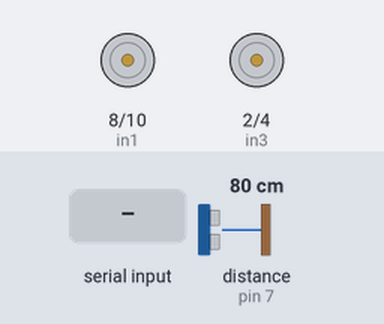
The sketch below on a simulated Arduino Uno, built with avr-gcc and run on an emulated ATmega328P. Parts: motor-driver pin pairs drawn as motors (green arrow = first pin HIGH = forward, orange = second pin HIGH = backward, longer = more drive, scaled by the enable pin). Wiring (inferred from the names in the program): ultrasonic range finder: trigger pin 6; echo pin 7. The test bench sets the inputs (shaded band); at power-on: distance to the obstacle (sensor on pin 7) 80 cm. The echo pulse lasts 58.3 µs per cm; what the sketch prints to the serial monitor is not drawn.

Above: at 1.2 s.
1.3 s: "B" received over Serial
At 3.5 s:
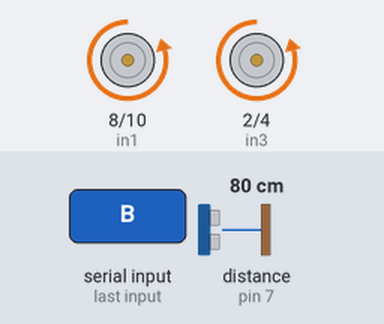
3.8 s: "F" received over Serial
At 5.8 s:
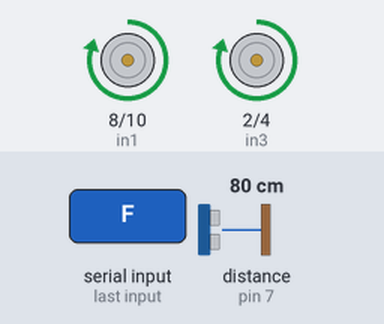
6.3 s: "R" received over Serial
At 8.5 s:
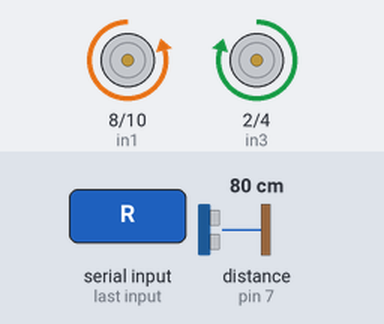
8.8 s: "L" received over Serial
At 10.8 s:
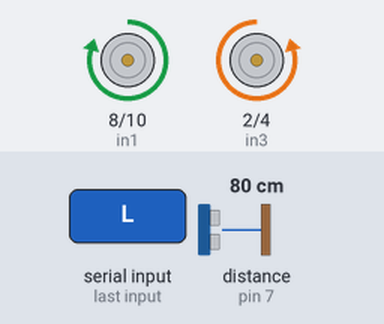
11.3 s: "Q" received over Serial
At 13.5 s:
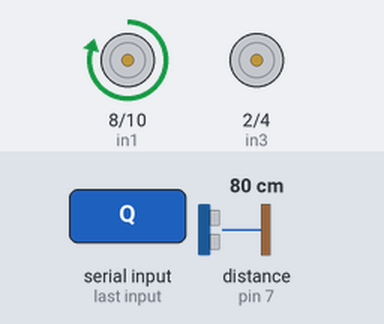
13.8 s: "E" received over Serial
At 15.7 s:
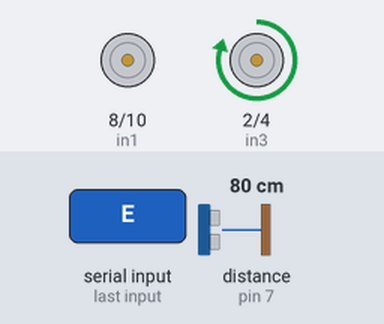
Timing chart, 0 to 17.2 s (numbered marks = the images above; inputs shaded):
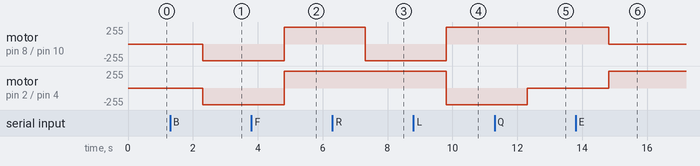

Measured:
- after the input at 1.3 s, motor on pin 8 (in1) / pin 10 (in2), motor on pin 2 (in3) / pin 4 (in4): stopped → backward 250/255 after 1.0 s
- after the input at 3.8 s, motor on pin 8 (in1) / pin 10 (in2), motor on pin 2 (in3) / pin 4 (in4): backward 250/255 → forward 250/255 after 1.0 s
- after the input at 6.3 s, motor on pin 8 (in1) / pin 10 (in2): forward 250/255 → backward 250/255 after 1.0 s
- after the input at 8.8 s, motor on pin 8 (in1) / pin 10 (in2): backward 250/255 → forward 250/255 after 1.0 s; motor on pin 2 (in3) / pin 4 (in4): forward 250/255 → backward 250/255 after 1.0 s
- after the input at 11.3 s, motor on pin 2 (in3) / pin 4 (in4): backward 250/255 → stopped after 1.0 s
- after the input at 13.8 s, motor on pin 8 (in1) / pin 10 (in2): forward 250/255 → stopped after 1.0 s; motor on pin 2 (in3) / pin 4 (in4): stopped → forward 250/255 after 1.0 s

The sketch:

blutooth_1.ino
```cpp
char phase;//to get the phase
char dataChar;
int flag;
// Right Side Motors
int enA = 9 , in1 = 8, in2 = 10;

// Left Side Motors
int enB = 3, in3 = 2, in4 = 4;

//ultrasonic
int trigPin = 6;
int echoPin = 7;
long duration;
int distance;

//reading data for the 3 infrared sensors //zero for black and 1 for white
int dataCenter, dataRight, dataLeft; //dataCenter for center sensor, dataRight for right sensor,dataLeft for left sensor

//pins of infrared sensors
int irCenter = 12, irRight = 13, irLeft = 11; // irCenter for center,irRight for right, irLeft for left;

//speed of moving

int speed;
void setup() {
  // put your setup code here, to run once:
  Serial.begin(9600);
  pinMode(enA , OUTPUT);
  pinMode(in1 , OUTPUT);
  pinMode(in2 , OUTPUT);
  pinMode(enB , OUTPUT);
  pinMode(in3 , OUTPUT);
  pinMode(in4 , OUTPUT);

  pinMode(trigPin, OUTPUT);
  pinMode(echoPin, INPUT);

  pinMode(irCenter, INPUT);
  pinMode(irRight, INPUT);
  pinMode(irLeft, INPUT);
}


void Stop()
{
  digitalWrite(in1, LOW);
  digitalWrite(in2, LOW);
  analogWrite(enA, 0);
  digitalWrite(in3, LOW);
  digitalWrite(in4, LOW);
  analogWrite(enB, 0);
}
void Reverse(int speed)
{
  digitalWrite(in1, LOW);
  digitalWrite(in2, HIGH);
  analogWrite(enA, speed);
  digitalWrite(in3, LOW);
  digitalWrite(in4, HIGH);
  analogWrite(enB, speed);
}

void Forward(int speed)
{
  digitalWrite(in1, HIGH);
  digitalWrite(in2, LOW);
  analogWrite(enA, speed);
  digitalWrite(in3, HIGH);
  digitalWrite(in4, LOW);
  analogWrite(enB, speed);
}

void Right(int speed)
{
  digitalWrite(in1, LOW);
  digitalWrite(in2, HIGH);
  analogWrite(enA, speed);
  digitalWrite(in3, HIGH);
  digitalWrite(in4, LOW);
  analogWrite(enB, speed);
}

void Left(int speed)
{
  digitalWrite(in1, HIGH);
  digitalWrite(in2, LOW);
  analogWrite(enA, speed);
  digitalWrite(in3, LOW);
  digitalWrite(in4, HIGH);
  analogWrite(enB, speed);
}

void ForwardLeft(int speed)
{
  digitalWrite(in1, HIGH);
  digitalWrite(in2, LOW);
  analogWrite(enA, speed);
  digitalWrite(in3, LOW);
  digitalWrite(in4, LOW);
  analogWrite(enB, 0);
}

void ForwardRight(int speed)
{
  digitalWrite(in1, LOW);
  digitalWrite(in2, LOW);
  analogWrite(enA, 0);
  digitalWrite(in3, HIGH);
  digitalWrite(in4, LOW);
  analogWrite(enB, speed);
}

void BackwardLeft(int speed)
{
  digitalWrite(in1, LOW);
  digitalWrite(in2, HIGH);
  analogWrite(enA, speed);
  digitalWrite(in3, LOW);
  digitalWrite(in4, LOW);
  analogWrite(enB, 0);
}

void BackwardRight(int speed)
{
  digitalWrite(in1, LOW);
  digitalWrite(in2, LOW);
  analogWrite(enA, 0);
  digitalWrite(in3, LOW);
  digitalWrite(in4, HIGH);
  analogWrite(enB, speed);
}

void LineTracking(int speed)
{
  dataCenter = digitalRead(irCenter);
  dataRight = digitalRead(irRight);
  dataLeft = digitalRead(irLeft);
  Serial.print("dataCenter  =   ");
  Serial.println(dataCenter);
  Serial.print("dataRight  =   ");
  Serial.println(dataRight);
  Serial.print("dataLeft  =   ");
  Serial.println(dataLeft);

  if (dataCenter == HIGH && dataRight == HIGH && dataLeft == HIGH) //the three sensors see white
  {
    //keep the same state nothing is changed
  }
  else if (dataCenter == LOW && dataRight == HIGH && dataLeft == HIGH) //the middle sees black while the others white
  { //forward
    Forward(speed);
  }
  else if (dataCenter == LOW && dataRight == HIGH && dataLeft == LOW) //the middle and left see black while the right sees others white
  { //FORWARD LEFT
    ForwardLeft(speed);
  }
  else if (dataCenter == LOW && dataRight == LOW && dataLeft == HIGH) //the middle and right see black while the left sees  white
  { // FORWARD RIGHT
    ForwardRight(speed);
  }
  else if (dataCenter == HIGH && dataRight == HIGH && dataLeft == LOW) //the middle and right see white while the left sees  black
  { //FORWARD LEFT
    ForwardLeft(speed);
  }
  else if (dataCenter == HIGH && dataRight == LOW && dataLeft == HIGH) //the middle and left see white while the right sees  black
  {
    // FORWARD RIGHT
    ForwardRight(speed);
  }
}


void loop()
{
  digitalWrite(trigPin, LOW);
  delayMicroseconds(2);

  digitalWrite(trigPin, HIGH);
  delayMicroseconds(10);
  digitalWrite(trigPin, LOW);

  if (Serial.available() > 0)
  {
    phase = Serial.read();
    Serial.println(phase);
  }
   /* if (phase=='T')
    {flag=1;}
    else
    {flag=0;}*/
    duration = pulseIn(echoPin, HIGH);
    distance = duration * 0.034 / 2;
    Serial.print("Distance: ");
    Serial.println(distance);
   // delay(2000);

    if (distance < 15)
    {
      Stop();
      //we can add buzzer here
    }
    //phase 1
    speed = 250;
    switch (phase)
    {
      case 'B': //REVERSE
        Reverse(speed);
        break;

      case 'F': //FORWARD
        Forward(speed);
        break;

      case 'R': //RIGHT
        Right(speed);
        break;

      case 'L': //LEFT
        Left(speed);
        break;

      case 'Q': //FORWARD LEFT
        ForwardLeft(speed);
        break;

      case 'E':  // FORWARD RIGHT
        ForwardRight(speed);
        break;

      case 'Z': //BACKWARD LEFT
        BackwardLeft(speed);
        break;

      case 'C': //BACKWARD RIGHT
        BackwardRight(speed);
        break;

      case 'S': //Stop
        Stop();
        break;
        default:
        break;

    }
    //phase2
   if (phase=='T')
    {
      speed = 100;
      LineTracking(speed);

    }

}
```
